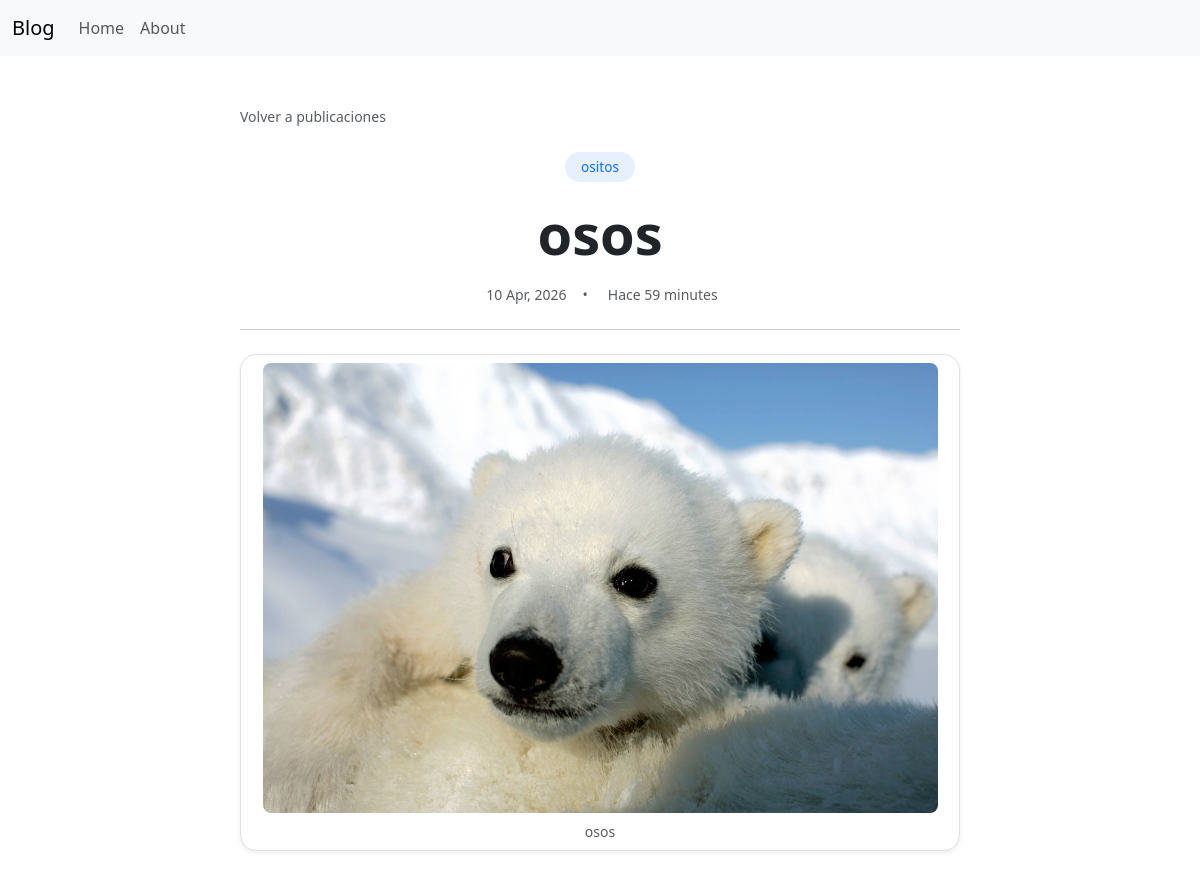
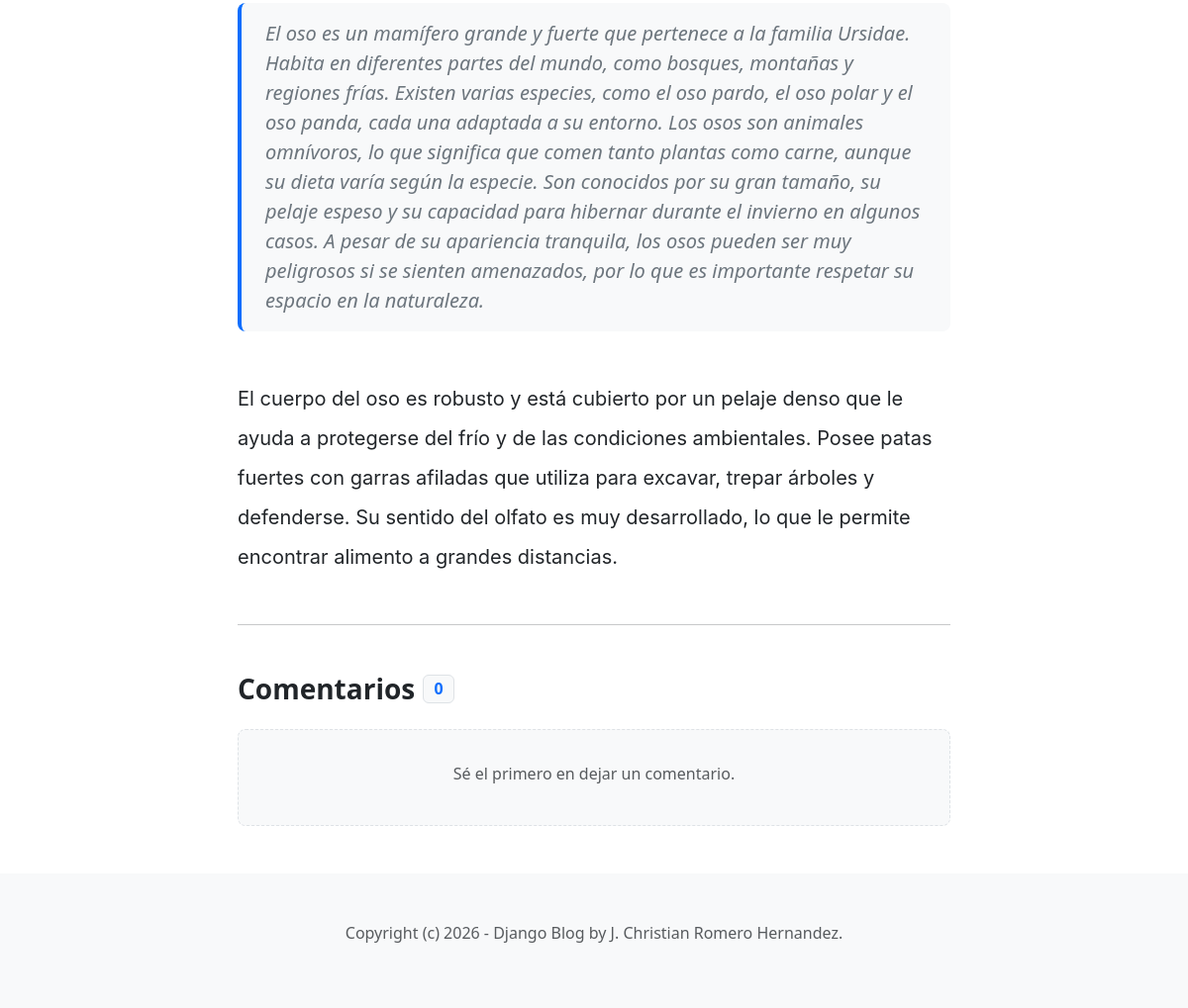
Page /blog/1/ on the committed database (2 pictures, top to bottom).
### blog/models.py (models this page shows, shortened)
class Post(models.Model):
    ACTIVE = 'active'
    DRAFT = 'draft'
    CHOICES_STATUS = {
        (ACTIVE, 'Active'),
        (DRAFT, 'Draft')
    }
    category = models.ForeignKey(Category, related_name='posts', on_delete=models.CASCADE)
    title = models.CharField(max_length=255)
    intro = models.TextField()
    body = models.TextField()
    created_at = models.DateTimeField(auto_now_add=True)
    status = models.CharField(max_length=10, choices=CHOICES_STATUS, default=ACTIVE)
    image = models.ImageField(upload_to='upload/', blank=True, null=True)

class Category(models.Model):
    title = models.CharField(max_length=255)
    class Meta:
        ordering = ('title',)
        verbose_name_plural = 'Categories'
    def __str__(self):
        return self.title

### blog/views.py (the view)
# urls.py: path('blog/<int:id>/', detail, name='post_detail'),
def detail(request, id):
    post = get_object_or_404(Post, id=id, status=Post.ACTIVE)
    context = {
        'post': post,
    }
    return render(request, 'blog/detail.html', context)

### blog/templates/blog/detail.html (shortened to what this page needs)
{% extends 'blog/base.html' %}
{% block content %}
<div class="container py-5">
    <div class="row justify-content-center">
        <div class="col-lg-8">
            <nav aria-label="breadcrumb" class="mb-4">
                <a href="{% url 'home' %}" class="text-decoration-none text-muted small transition-all hover-link">
                     Volver a publicaciones
                </a>
            </nav>
            <article class="blog-post">
                <header class="mb-4 text-center"> <div class="mb-3">
                        <span class="badge rounded-pill bg-primary bg-opacity-10 text-primary px-3 py-2 fs-7 fw-medium">
                            {{ post.category }}
                        </span>
                    </div>
                    <h1 class="display-4 fw-extrabold mb-3 lh-sm text-dark">{{ post.title }}</h1>
                    <div class="text-muted d-flex align-items-center gap-3 justify-content-center small">
                        <span> {{ post.created_at|date:"d M, Y" }}</span>
                        <span>•</span>
                        <span> Hace {{ post.created_at|timesince }}</span>
                    </div>
                </header>
                <hr class="my-4 opacity-25">
                {% if post.image %}
                <div class="d-flex justify-content-center mb-5 mt-4 p-2 bg-white rounded-4 shadow-sm border">
                    <figure class="figure m-0 text-center">
                        <img src="{{post.image.url}}"
                             class="figure-img img-fluid rounded-3 m-0"
                             alt="{{post.title}}"
                             style="max-height: 450px; width: auto; object-fit: contain;">
                        <figcaption class="figure-caption text-center mt-2 small text-muted italic">
                            {{ post.title }}
                        </figcaption>
                    </figure>
                </div>
                {% endif %}
                <div class="lead fw-normal text-secondary mb-5 px-4 py-3 bg-light rounded-3 border-start border-4 border-primary quote-container">
                    {{ post.intro }}
                </div>
                <div class="post-body lh-lg fs-5 mb-5 text-dark">
                    {{ post.body|linebreaks }}
                </div>
            </article>
            <hr class="my-5 opacity-25">
            <section id="comments">
                <h3 class="mb-4 d-flex align-items-center fw-bold">
                    Comentarios
                    <span class="badge bg-light text-primary ms-2 fs-6 border">{{ post.comments.count }}</span>
                </h3>
                {% for comment in post.comments.all %}
                <div class="d-flex mb-4 p-3 rounded-3 hover-bg-light transition-all">
                    <div class="flex-shrink-0">
                        <div class="bg-primary bg-opacity-10 rounded-circle d-flex align-items-center justify-content-center border border-primary border-opacity-25"
                             style="width: 48px; height: 48px;">
                            <i class="bi bi-person-fill text-primary fs-4"></i>
                        </div>
                    </div>
                    <div class="flex-grow-1 ms-3">
                        <div class="p-3 bg-light rounded-3 border">
                            <div class="d-flex justify-content-between align-items-center mb-1">
                                <h6 class="mb-0 fw-bold text-dark">{{ comment.name }}</h6>
                                <small class="text-muted small">Hace {{ comment.created_at|timesince }}</small>
                            </div>
                            <div class="text-muted small mb-2 opacity-75" style="font-size: 0.75rem;">{{ comment.email }}</div>
                            <p class="mb-0 text-secondary" style="font-size: 0.95rem; line-height: 1.6;">
                                {{ comment.body }}
                            </p>
                        </div>
                    </div>
                </div>
                {% empty %}
                <div class="text-center py-4 bg-light rounded-3 border border-dashed">
                    <p class="text-muted mt-2">Sé el primero en dejar un comentario.</p>
                </div>
                {% endfor %}
            </section>
        </div>
    </div>
</div>
{% endblock %}

### blog/templates/blog/base.html (shortened to what this page needs)
<!DOCTYPE html>
<html lang="en">
<head>
    <link href="https://cdn.jsdelivr.net/npm/bootstrap@5.3.8/dist/css/bootstrap.min.css" rel="stylesheet">
    <link rel="stylesheet" href="https://cdnjs.cloudflare.com/ajax/libs/font-awesome/4.7.0/css/font-awesome.min.css">
</head>
<body>
    {% include 'blog/navbar.html' %}
    <section class="container">
        {% block content %}
        {% endblock %}
    </section>
    <footer class="py-5 text-center text-body-secondary bg-body-tertiary">
        <p>Copyright (c) 2026 - Django Blog by J. Christian Romero Hernandez. </p>
    </footer>
</body>
</html>

### blog/templates/blog/navbar.html (shortened to what this page needs)
<nav class="navbar navbar-expand-lg bg-body-tertiary">
  <div class="container-fluid">
    <a class="navbar-brand" href="#">Blog</a>
    <div class="collapse navbar-collapse" id="navbarSupportedContent">
      <ul class="navbar-nav me-auto mb-2 mb-lg-0">
        <li class="nav-item">
          <a class="nav-link" href="{% url 'home' %}">Home</a>
        </li>
        <li class="nav-item">
          <a class="nav-link" href="">About</a>
        </li>
      </ul>
    </div>
  </div>
</nav>

### blog/templates/blog/detail.html (style rules this page uses)
.post-body { color: #1a1a1a; font-family: 'SF Pro Display', -apple-system, BlinkMacSystemFont, 'Segoe UI', Roboto, Oxygen, Ubuntu, Cantarell, 'Open Sans', 'Helvetica Neue', sans-serif; }
.post-body p { margin-bottom: 1.75rem; }
.img-fluid { image-rendering: -webkit-optimize-contrast; image-rendering: crisp-edges; }
.fs-7 { font-size: 0.85rem; }
.fw-extrabold { font-weight: 800; }
.transition-all { transition: all 0.3s ease-in-out; }
.border-dashed { border-style: dashed !important; }
.quote-container { font-style: italic; }

### rows in the picture
Post: category "ositos", title "osos", created_at "10 Apr, 2026", created_at "59 minutes", image (picture), intro "El oso es un mamífero grande y fuerte que pertenece a la familia Ursidae. Habita en diferentes partes del mundo, como bosques, montañas y regiones frías. Existen varias especies, como el oso pardo, el oso polar y el oso panda, cada una adaptada a su entorno. Los osos son animales omnívoros, lo que significa que comen tanto plantas como carne, aunque su dieta varía según la especie. Son conocidos por su gran tamaño, su pelaje espeso y su capacidad para hibernar durante el invierno en algunos casos. A pesar de su apariencia tranquila, los osos pueden ser muy peligrosos si se sienten amenazados, por lo que es importante respetar su espacio en la naturaleza.", body "El cuerpo del oso es robusto y está cubierto por un pelaje denso que le ayuda a protegerse del frío y de las condiciones ambientales. Posee patas fuertes con garras afiladas que utiliza para excavar, trepar árboles y defenderse. Su sentido del olfato es muy desarrollado, lo que le permite encontrar alimento a grandes distancias.", comments.count "0"
